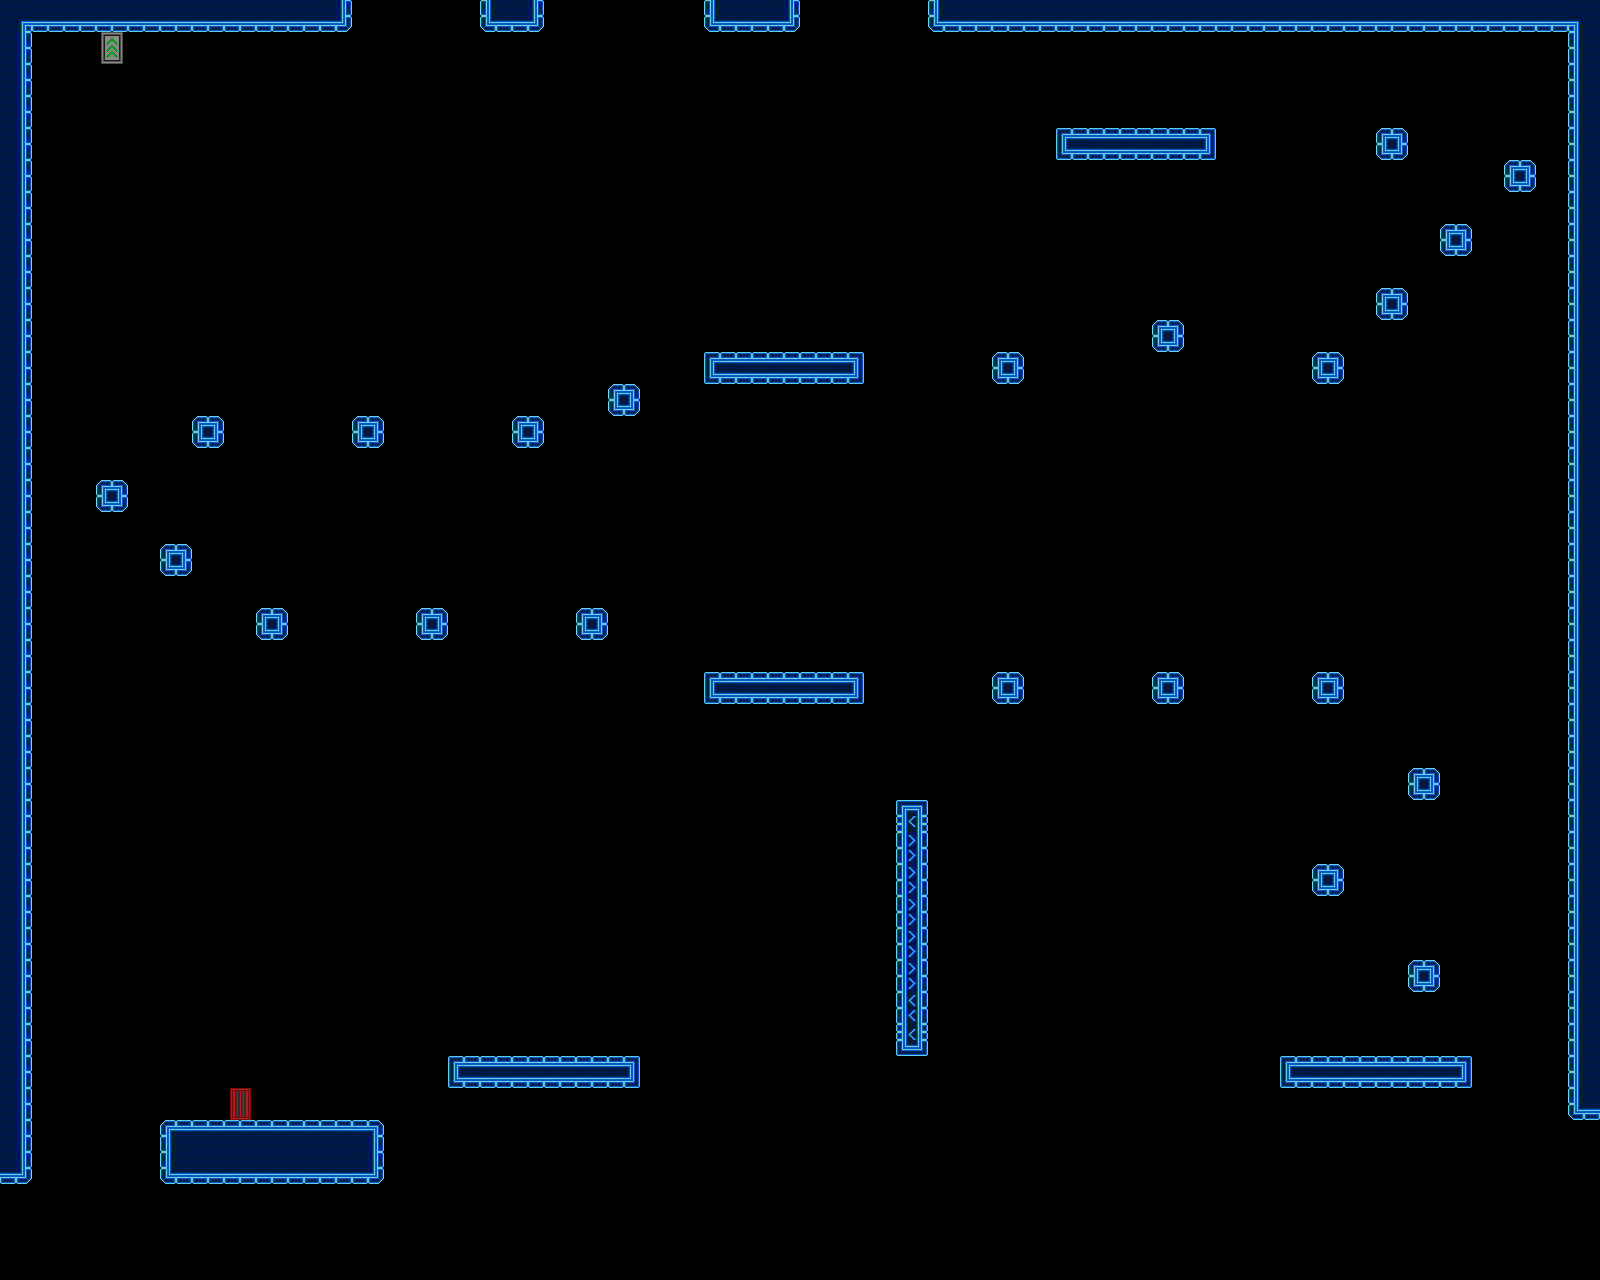

Below is a game level as drawn by its tile map, then a one-line description and the .tmx that defines it (tile-layer data replaced by summaries):
An orthogonal 50x40 tile map with 32x32 px tiles, 1 tile layer (Livello tile 1), 2 tilesets and 42 objects.

<map version="1.0" orientation="orthogonal" renderorder="right-down" width="50" height="40" tilewidth="32" tileheight="32" nextobjectid="45">
 <tileset firstgid="1" name="TestTile" tilewidth="32" tileheight="32" tilecount="117">
  <image source="resources/tiles/TestTile.png" width="416" height="288" />
 </tileset>
 <tileset firstgid="118" name="New_Spritesheet" tilewidth="32" tileheight="32" tilecount="1024">
  <image source="resources/tiles/New_Spritesheet.png" width="1024" height="1024" />
 </tileset>
 <layer name="Livello tile 1" width="50" height="40">
  <data>[2000 cells, 181 non-empty, 21 distinct tile ids]</data>
 </layer>
 <objectgroup name="Triggers" visible="0">
  <object id="1" x="224" y="1088" width="32" height="32">
   <properties>
    <property name="playerEntrance" value="" />
   </properties>
  </object>
  <object id="2" x="96" y="32" width="32" height="32">
   <properties>
    <property name="playerExit" value="Level17" />
   </properties>
  </object>
  <object id="3" x="0" y="32" width="32" height="1152">
   <properties>
    <property name="blocker" value="r" />
   </properties>
  </object>
  <object id="4" x="1568" y="32" width="32" height="1088">
   <properties>
    <property name="blocker" value="l" />
   </properties>
  </object>
  <object id="5" x="32" y="0" width="320" height="32">
   <properties>
    <property name="blocker" value="b" />
   </properties>
  </object>
  <object id="6" x="480" y="0" width="64" height="32">
   <properties>
    <property name="blocker" value="b" />
   </properties>
  </object>
  <object id="7" x="704" y="0" width="96" height="32">
   <properties>
    <property name="blocker" value="b" />
   </properties>
  </object>
  <object id="8" x="928" y="0" width="640" height="32">
   <properties>
    <property name="blocker" value="b" />
   </properties>
  </object>
  <object id="9" x="160" y="1120" width="224" height="64">
   <properties>
    <property name="blocker" value="t" />
   </properties>
  </object>
  <object id="10" x="448" y="1056" width="192" height="32">
   <properties>
    <property name="PlatReverse" value="" />
    <property name="blocker" value="t" />
   </properties>
  </object>
  <object id="11" x="1280" y="1056" width="192" height="32">
   <properties>
    <property name="PlatReverse" value="" />
    <property name="blocker" value="t" />
   </properties>
  </object>
  <object id="14" x="896" y="992" width="32" height="64">
   <properties>
    <property name="blocker" value="lb" />
   </properties>
  </object>
  <object id="15" x="896" y="896" width="32" height="96">
   <properties>
    <property name="blocker" value="r" />
   </properties>
  </object>
  <object id="16" x="704" y="672" width="160" height="32">
   <properties>
    <property name="blocker" value="t" />
   </properties>
  </object>
  <object id="17" x="704" y="352" width="160" height="32">
   <properties>
    <property name="blocker" value="t" />
   </properties>
  </object>
  <object id="18" x="1408" y="960" width="32" height="32">
   <properties>
    <property name="blocker" value="tblr" />
   </properties>
  </object>
  <object id="19" x="1312" y="864" width="32" height="32">
   <properties>
    <property name="blocker" value="tblr" />
   </properties>
  </object>
  <object id="20" x="1408" y="768" width="32" height="32">
   <properties>
    <property name="blocker" value="tblr" />
   </properties>
  </object>
  <object id="21" x="1312" y="672" width="32" height="32">
   <properties>
    <property name="blocker" value="tblr" />
   </properties>
  </object>
  <object id="22" x="1152" y="672" width="32" height="32">
   <properties>
    <property name="blocker" value="tblr" />
   </properties>
  </object>
  <object id="23" x="992" y="672" width="32" height="32">
   <properties>
    <property name="blocker" value="tblr" />
   </properties>
  </object>
  <object id="24" x="576" y="608" width="32" height="32">
   <properties>
    <property name="blocker" value="tblr" />
   </properties>
  </object>
  <object id="25" x="416" y="608" width="32" height="32">
   <properties>
    <property name="blocker" value="tblr" />
   </properties>
  </object>
  <object id="26" x="256" y="608" width="32" height="32">
   <properties>
    <property name="blocker" value="tblr" />
   </properties>
  </object>
  <object id="27" x="160" y="544" width="32" height="32">
   <properties>
    <property name="blocker" value="tblr" />
   </properties>
  </object>
  <object id="28" x="96" y="480" width="32" height="32">
   <properties>
    <property name="blocker" value="tblr" />
   </properties>
  </object>
  <object id="29" x="192" y="416" width="32" height="32">
   <properties>
    <property name="blocker" value="tblr" />
   </properties>
  </object>
  <object id="30" x="352" y="416" width="32" height="32">
   <properties>
    <property name="blocker" value="tblr" />
   </properties>
  </object>
  <object id="31" x="512" y="416" width="32" height="32">
   <properties>
    <property name="blocker" value="tblr" />
   </properties>
  </object>
  <object id="32" x="608" y="384" width="32" height="32">
   <properties>
    <property name="blocker" value="tblr" />
   </properties>
  </object>
  <object id="33" x="992" y="352" width="32" height="32">
   <properties>
    <property name="blocker" value="tblr" />
   </properties>
  </object>
  <object id="34" x="1152" y="320" width="32" height="32">
   <properties>
    <property name="blocker" value="tblr" />
   </properties>
  </object>
  <object id="35" x="1312" y="352" width="32" height="32">
   <properties>
    <property name="blocker" value="tblr" />
   </properties>
  </object>
  <object id="36" x="1376" y="288" width="32" height="32">
   <properties>
    <property name="blocker" value="tblr" />
   </properties>
  </object>
  <object id="37" x="1440" y="224" width="32" height="32">
   <properties>
    <property name="blocker" value="tblr" />
   </properties>
  </object>
  <object id="38" x="1504" y="160" width="32" height="32">
   <properties>
    <property name="blocker" value="tblr" />
   </properties>
  </object>
  <object id="39" x="1376" y="128" width="32" height="32">
   <properties>
    <property name="blocker" value="tblr" />
   </properties>
  </object>
  <object id="40" x="1056" y="128" width="160" height="32">
   <properties>
    <property name="blocker" value="tblr" />
   </properties>
  </object>
  <object id="41" x="1088" y="96" width="32" height="32">
   <properties>
    <property name="ToggleGlitch" value="invertedGravity" />
   </properties>
  </object>
  <object id="42" x="640" y="1056" width="32" height="32">
   <properties>
    <property name="PlatSize" value="5" />
    <property name="PlatSpeed" value="300" />
    <property name="Platform" value="h" />
    <property name="id" value="1" />
   </properties>
  </object>
  <object id="43" x="544" y="1024" width="32" height="32">
   <properties>
    <property name="button" value="1" />
   </properties>
  </object>
  <object id="44" x="896" y="800" width="32" height="96">
   <properties>
    <property name="blocker" value="lt" />
   </properties>
  </object>
 </objectgroup>
</map>
